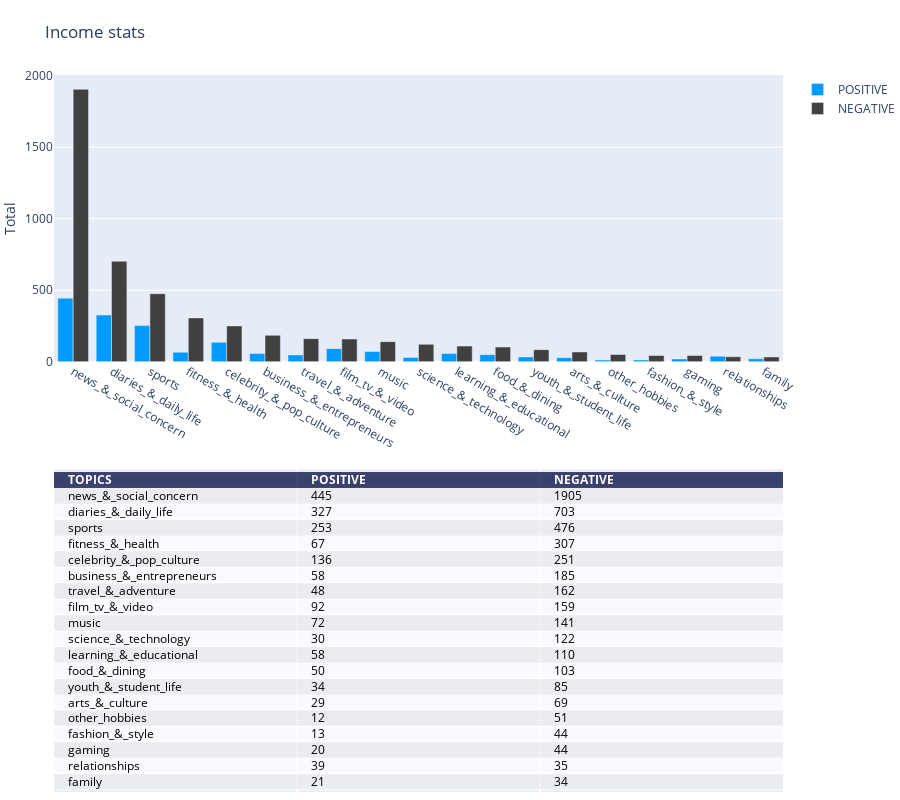

Write notebook code for a chart like this one.
### Code cell
import plotly.graph_objects as go
import plotly.figure_factory as ff

# Add table data
table_data = pd.concat([pos_S,neg_S], axis=1).reset_index(names='TOPICS').sort_values('NEGATIVE', ascending=False)

# table_data['stats'] = ['median weekly family income (WI)',
#  'median monthly mortgage repayment (MR)',
#  'median weekly household income (HI)',
#  'median weekly personal income (PI)',
#  'median weekly rent (WR)',
#  'median age (A)',
#  'average household size (HS)',
#  'average number of persons per bedroom (PPB)']

# Initialize a figure with ff.create_table(table_data)
fig = ff.create_table(table_data, height_constant=60)

x_labels = table_data['TOPICS'] #['(WI)', '(MR)', '(HI)', '(PI)', '(WR)', '(A)', '(HS)', '(PPB)']

# Make traces for graph
trace1 = go.Bar(x=x_labels, y=table_data['POSITIVE'], xaxis='x2', yaxis='y2',
                marker=dict(color='#0099ff'),
                name='POSITIVE')
trace2 = go.Bar(x=x_labels, y=table_data['NEGATIVE'], xaxis='x2', yaxis='y2',
                marker=dict(color='#404040'),
                name='NEGATIVE')

# Add trace data to figure
fig.add_traces([trace1, trace2])

# initialize xaxis2 and yaxis2
fig['layout']['xaxis2'] = {}
fig['layout']['yaxis2'] = {}

# Edit layout for subplots
fig.layout.yaxis.update({'domain': [0, .45]})
fig.layout.yaxis2.update({'domain': [.6, 1]})

# The graph's yaxis2 MUST BE anchored to the graph's xaxis2 and vice versa
fig.layout.yaxis2.update({'anchor': 'x2'})
fig.layout.xaxis2.update({'anchor': 'y2'})
fig.layout.yaxis2.update({'title': 'Total'})

# Update the margins to add a title and see graph x-labels.
fig.layout.margin.update({'t':75, 'l':50})
fig.layout.update({'title': 'Income stats'})

# Update the height because adding a graph vertically will interact with
# the plot height calculated for the table
fig.layout.update({'height':800})

# Plot!
fig.show()

### Figure 1 — Plotly figure (JSON) as saved in the notebook; plotly's stock layout.template omitted (floating-point values rounded to 4 significant figures)
{"data": [{"colorscale": [[0, "#00083e"], [0.5, "#ededee"], [1, "#ffffff"]], "hoverinfo": "none", "opacity": 0.75, "showscale": false, "type": "heatmap", "z": [[0, 0, 0], [0.5, 0.5, 0.5], [1, 1, 1], [0.5, 0.5, 0.5], [1, 1, 1], [0.5, 0.5, 0.5], [1, 1, 1], [0.5, 0.5, 0.5], [1, 1, 1], [0.5, 0.5, 0.5], [1, 1, 1], [0.5, 0.5, 0.5], [1, 1, 1], [0.5, 0.5, 0.5], [1, 1, 1], [0.5, 0.5, 0.5], [1, 1, 1], [0.5, 0.5, 0.5], [1, 1, 1], [0.5, 0.5, 0.5]]}, {"marker": {"color": "#0099ff"}, "name": "POSITIVE", "type": "bar", "x": ["news_&_social_concern", "diaries_&_daily_life", "sports", "fitness_&_health", "celebrity_&_pop_culture", "business_&_entrepreneurs", "travel_&_adventure", "film_tv_&_video", "music", "science_&_technology", "learning_&_educational", "food_&_dining", "youth_&_student_life", "arts_&_culture", "other_hobbies", "fashion_&_style", "gaming", "relationships", "family"], "xaxis": "x2", "y": [445, 327, 253, 67, 136, 58, 48, 92, 72, 30, 58, 50, 34, 29, 12, 13, 20, 39, 21], "yaxis": "y2"}, {"marker": {"color": "#404040"}, "name": "NEGATIVE", "type": "bar", "x": ["news_&_social_concern", "diaries_&_daily_life", "sports", "fitness_&_health", "celebrity_&_pop_culture", "business_&_entrepreneurs", "travel_&_adventure", "film_tv_&_video", "music", "science_&_technology", "learning_&_educational", "food_&_dining", "youth_&_student_life", "arts_&_culture", "other_hobbies", "fashion_&_style", "gaming", "relationships", "family"], "xaxis": "x2", "y": [1905, 703, 476, 307, 251, 185, 162, 159, 141, 122, 110, 103, 85, 69, 51, 44, 44, 35, 34], "yaxis": "y2"}], "layout": {"annotations": [{"align": "left", "font": {"color": "#ffffff"}, "showarrow": false, "text": "<b>TOPICS</b>", "x": -0.45, "xanchor": "left", "xref": "x", "y": 0, "yref": "y"}, {"align": "left", "font": {"color": "#ffffff"}, "showarrow": false, "text": "<b>POSITIVE</b>", "x": 0.55, "xanchor": "left", "xref": "x", "y": 0, "yref": "y"}, {"align": "left", "font": {"color": "#ffffff"}, "showarrow": false, "text": "<b>NEGATIVE</b>", "x": 1.55, "xanchor": "left", "xref": "x", "y": 0, "yref": "y"}, {"align": "left", "font": {"color": "#000000"}, "showarrow": false, "text": "news_&_social_concern", "x": -0.45, "xanchor": "left", "xref": "x", "y": 1, "yref": "y"}, {"align": "left", "font": {"color": "#000000"}, "showarrow": false, "text": "445", "x": 0.55, "xanchor": "left", "xref": "x", "y": 1, "yref": "y"}, {"align": "left", "font": {"color": "#000000"}, "showarrow": false, "text": "1905", "x": 1.55, "xanchor": "left", "xref": "x", "y": 1, "yref": "y"}, {"align": "left", "font": {"color": "#000000"}, "showarrow": false, "text": "diaries_&_daily_life", "x": -0.45, "xanchor": "left", "xref": "x", "y": 2, "yref": "y"}, {"align": "left", "font": {"color": "#000000"}, "showarrow": false, "text": "327", "x": 0.55, "xanchor": "left", "xref": "x", "y": 2, "yref": "y"}, {"align": "left", "font": {"color": "#000000"}, "showarrow": false, "text": "703", "x": 1.55, "xanchor": "left", "xref": "x", "y": 2, "yref": "y"}, {"align": "left", "font": {"color": "#000000"}, "showarrow": false, "text": "sports", "x": -0.45, "xanchor": "left", "xref": "x", "y": 3, "yref": "y"}, {"align": "left", "font": {"color": "#000000"}, "showarrow": false, "text": "253", "x": 0.55, "xanchor": "left", "xref": "x", "y": 3, "yref": "y"}, {"align": "left", "font": {"color": "#000000"}, "showarrow": false, "text": "476", "x": 1.55, "xanchor": "left", "xref": "x", "y": 3, "yref": "y"}, {"align": "left", "font": {"color": "#000000"}, "showarrow": false, "text": "fitness_&_health", "x": -0.45, "xanchor": "left", "xref": "x", "y": 4, "yref": "y"}, {"align": "left", "font": {"color": "#000000"}, "showarrow": false, "text": "67", "x": 0.55, "xanchor": "left", "xref": "x", "y": 4, "yref": "y"}, {"align": "left", "font": {"color": "#000000"}, "showarrow": false, "text": "307", "x": 1.55, "xanchor": "left", "xref": "x", "y": 4, "yref": "y"}, {"align": "left", "font": {"color": "#000000"}, "showarrow": false, "text": "celebrity_&_pop_culture", "x": -0.45, "xanchor": "left", "xref": "x", "y": 5, "yref": "y"}, {"align": "left", "font": {"color": "#000000"}, "showarrow": false, "text": "136", "x": 0.55, "xanchor": "left", "xref": "x", "y": 5, "yref": "y"}, {"align": "left", "font": {"color": "#000000"}, "showarrow": false, "text": "251", "x": 1.55, "xanchor": "left", "xref": "x", "y": 5, "yref": "y"}, {"align": "left", "font": {"color": "#000000"}, "showarrow": false, "text": "business_&_entrepreneurs", "x": -0.45, "xanchor": "left", "xref": "x", "y": 6, "yref": "y"}, {"align": "left", "font": {"color": "#000000"}, "showarrow": false, "text": "58", "x": 0.55, "xanchor": "left", "xref": "x", "y": 6, "yref": "y"}, {"align": "left", "font": {"color": "#000000"}, "showarrow": false, "text": "185", "x": 1.55, "xanchor": "left", "xref": "x", "y": 6, "yref": "y"}, {"align": "left", "font": {"color": "#000000"}, "showarrow": false, "text": "travel_&_adventure", "x": -0.45, "xanchor": "left", "xref": "x", "y": 7, "yref": "y"}, {"align": "left", "font": {"color": "#000000"}, "showarrow": false, "text": "48", "x": 0.55, "xanchor": "left", "xref": "x", "y": 7, "yref": "y"}, {"align": "left", "font": {"color": "#000000"}, "showarrow": false, "text": "162", "x": 1.55, "xanchor": "left", "xref": "x", "y": 7, "yref": "y"}, {"align": "left", "font": {"color": "#000000"}, "showarrow": false, "text": "film_tv_&_video", "x": -0.45, "xanchor": "left", "xref": "x", "y": 8, "yref": "y"}, {"align": "left", "font": {"color": "#000000"}, "showarrow": false, "text": "92", "x": 0.55, "xanchor": "left", "xref": "x", "y": 8, "yref": "y"}, {"align": "left", "font": {"color": "#000000"}, "showarrow": false, "text": "159", "x": 1.55, "xanchor": "left", "xref": "x", "y": 8, "yref": "y"}, {"align": "left", "font": {"color": "#000000"}, "showarrow": false, "text": "music", "x": -0.45, "xanchor": "left", "xref": "x", "y": 9, "yref": "y"}, {"align": "left", "font": {"color": "#000000"}, "showarrow": false, "text": "72", "x": 0.55, "xanchor": "left", "xref": "x", "y": 9, "yref": "y"}, {"align": "left", "font": {"color": "#000000"}, "showarrow": false, "text": "141", "x": 1.55, "xanchor": "left", "xref": "x", "y": 9, "yref": "y"}, {"align": "left", "font": {"color": "#000000"}, "showarrow": false, "text": "science_&_technology", "x": -0.45, "xanchor": "left", "xref": "x", "y": 10, "yref": "y"}, {"align": "left", "font": {"color": "#000000"}, "showarrow": false, "text": "30", "x": 0.55, "xanchor": "left", "xref": "x", "y": 10, "yref": "y"}, {"align": "left", "font": {"color": "#000000"}, "showarrow": false, "text": "122", "x": 1.55, "xanchor": "left", "xref": "x", "y": 10, "yref": "y"}, {"align": "left", "font": {"color": "#000000"}, "showarrow": false, "text": "learning_&_educational", "x": -0.45, "xanchor": "left", "xref": "x", "y": 11, "yref": "y"}, {"align": "left", "font": {"color": "#000000"}, "showarrow": false, "text": "58", "x": 0.55, "xanchor": "left", "xref": "x", "y": 11, "yref": "y"}, {"align": "left", "font": {"color": "#000000"}, "showarrow": false, "text": "110", "x": 1.55, "xanchor": "left", "xref": "x", "y": 11, "yref": "y"}, {"align": "left", "font": {"color": "#000000"}, "showarrow": false, "text": "food_&_dining", "x": -0.45, "xanchor": "left", "xref": "x", "y": 12, "yref": "y"}, {"align": "left", "font": {"color": "#000000"}, "showarrow": false, "text": "50", "x": 0.55, "xanchor": "left", "xref": "x", "y": 12, "yref": "y"}, {"align": "left", "font": {"color": "#000000"}, "showarrow": false, "text": "103", "x": 1.55, "xanchor": "left", "xref": "x", "y": 12, "yref": "y"}, {"align": "left", "font": {"color": "#000000"}, "showarrow": false, "text": "youth_&_student_life", "x": -0.45, "xanchor": "left", "xref": "x", "y": 13, "yref": "y"}, {"align": "left", "font": {"color": "#000000"}, "showarrow": false, "text": "34", "x": 0.55, "xanchor": "left", "xref": "x", "y": 13, "yref": "y"}, {"align": "left", "font": {"color": "#000000"}, "showarrow": false, "text": "85", "x": 1.55, "xanchor": "left", "xref": "x", "y": 13, "yref": "y"}, {"align": "left", "font": {"color": "#000000"}, "showarrow": false, "text": "arts_&_culture", "x": -0.45, "xanchor": "left", "xref": "x", "y": 14, "yref": "y"}, {"align": "left", "font": {"color": "#000000"}, "showarrow": false, "text": "29", "x": 0.55, "xanchor": "left", "xref": "x", "y": 14, "yref": "y"}, {"align": "left", "font": {"color": "#000000"}, "showarrow": false, "text": "69", "x": 1.55, "xanchor": "left", "xref": "x", "y": 14, "yref": "y"}, {"align": "left", "font": {"color": "#000000"}, "showarrow": false, "text": "other_hobbies", "x": -0.45, "xanchor": "left", "xref": "x", "y": 15, "yref": "y"}, {"align": "left", "font": {"color": "#000000"}, "showarrow": false, "text": "12", "x": 0.55, "xanchor": "left", "xref": "x", "y": 15, "yref": "y"}, {"align": "left", "font": {"color": "#000000"}, "showarrow": false, "text": "51", "x": 1.55, "xanchor": "left", "xref": "x", "y": 15, "yref": "y"}, {"align": "left", "font": {"color": "#000000"}, "showarrow": false, "text": "fashion_&_style", "x": -0.45, "xanchor": "left", "xref": "x", "y": 16, "yref": "y"}, {"align": "left", "font": {"color": "#000000"}, "showarrow": false, "text": "13", "x": 0.55, "xanchor": "left", "xref": "x", "y": 16, "yref": "y"}, {"align": "left", "font": {"color": "#000000"}, "showarrow": false, "text": "44", "x": 1.55, "xanchor": "left", "xref": "x", "y": 16, "yref": "y"}, {"align": "left", "font": {"color": "#000000"}, "showarrow": false, "text": "gaming", "x": -0.45, "xanchor": "left", "xref": "x", "y": 17, "yref": "y"}, {"align": "left", "font": {"color": "#000000"}, "showarrow": false, "text": "20", "x": 0.55, "xanchor": "left", "xref": "x", "y": 17, "yref": "y"}, {"align": "left", "font": {"color": "#000000"}, "showarrow": false, "text": "44", "x": 1.55, "xanchor": "left", "xref": "x", "y": 17, "yref": "y"}, {"align": "left", "font": {"color": "#000000"}, "showarrow": false, "text": "relationships", "x": -0.45, "xanchor": "left", "xref": "x", "y": 18, "yref": "y"}, {"align": "left", "font": {"color": "#000000"}, "showarrow": false, "text": "39", "x": 0.55, "xanchor": "left", "xref": "x", "y": 18, "yref": "y"}, {"align": "left", "font": {"color": "#000000"}, "showarrow": false, "text": "35", "x": 1.55, "xanchor": "left", "xref": "x", "y": 18, "yref": "y"}, {"align": "left", "font": {"color": "#000000"}, "showarrow": false, "text": "family", "x": -0.45, "xanchor": "left", "xref": "x", "y": 19, "yref": "y"}, {"align": "left", "font": {"color": "#000000"}, "showarrow": false, "text": "21", "x": 0.55, "xanchor": "left", "xref": "x", "y": 19, "yref": "y"}, {"align": "left", "font": {"color": "#000000"}, "showarrow": false, "text": "34", "x": 1.55, "xanchor": "left", "xref": "x", "y": 19, "yref": "y"}], "height": 800, "margin": {"b": 0, "l": 50, "r": 0, "t": 75}, "title": {"text": "Income stats"}, "xaxis": {"dtick": 1, "gridwidth": 2, "showticklabels": false, "tick0": -0.5, "ticks": "", "zeroline": false}, "xaxis2": {"anchor": "y2"}, "yaxis": {"autorange": "reversed", "domain": [0, 0.45], "dtick": 1, "gridwidth": 2, "showticklabels": false, "tick0": 0.5, "ticks": "", "zeroline": false}, "yaxis2": {"anchor": "x2", "domain": [0.6, 1], "title": {"text": "Total"}}}}
